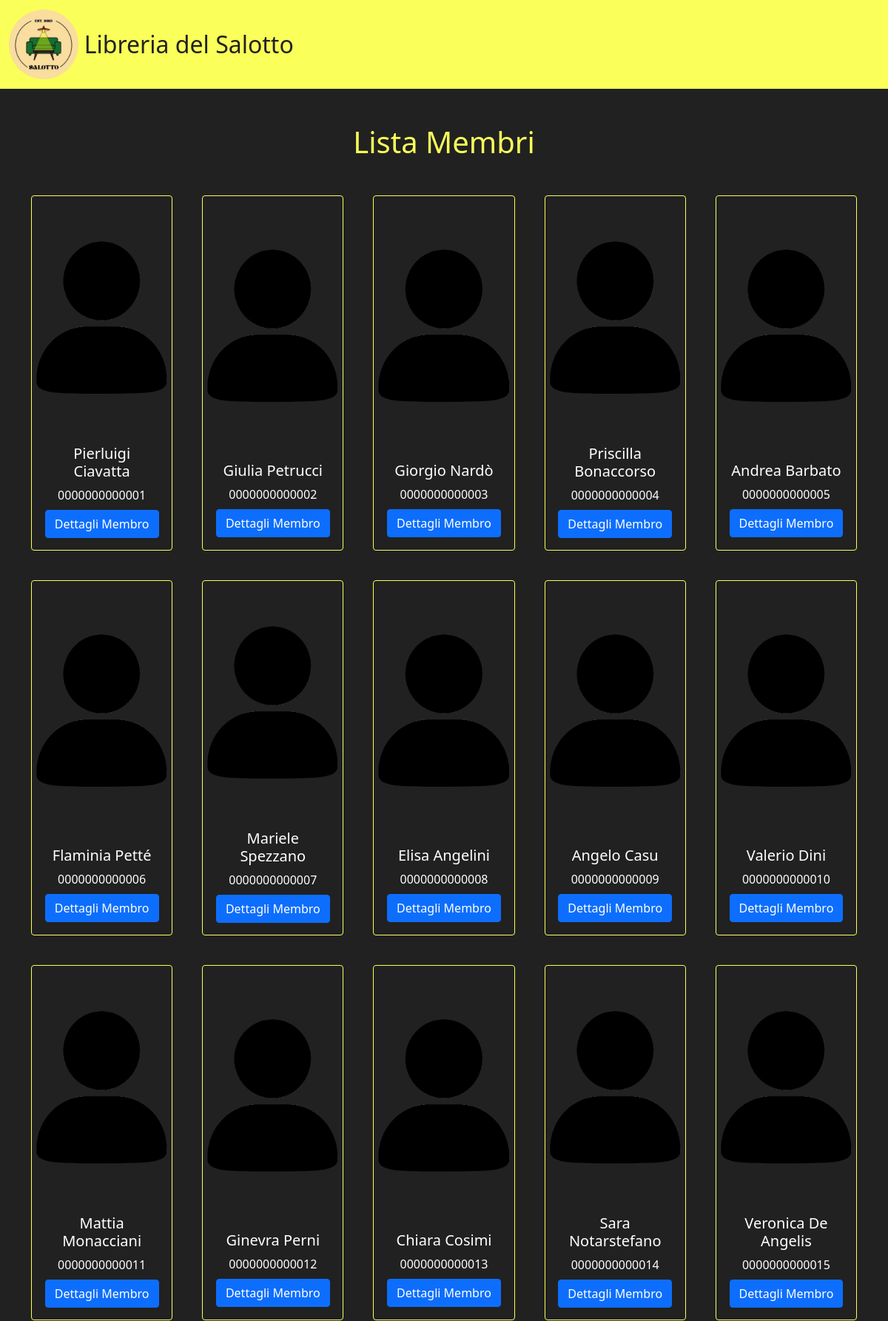
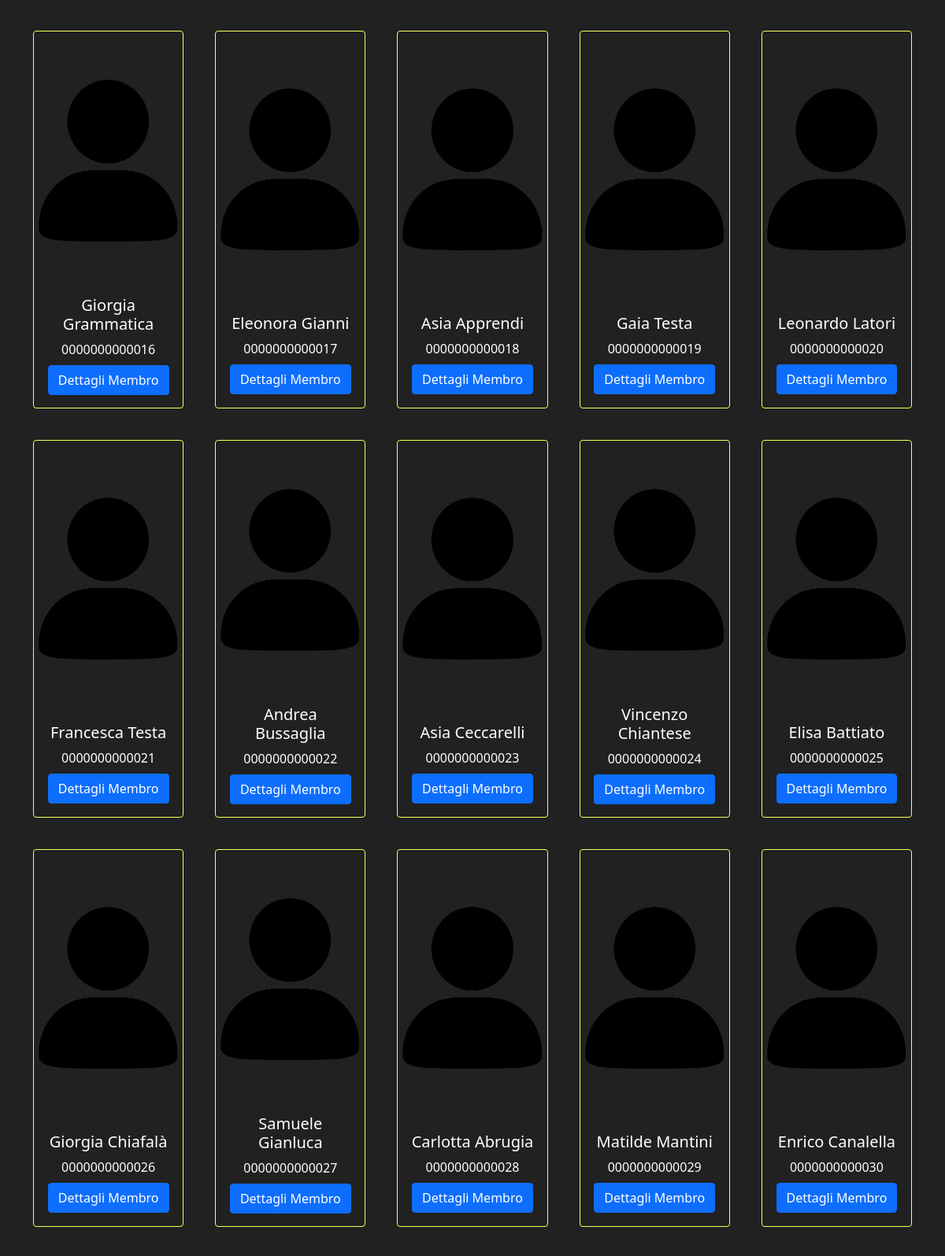
The page /libreria/list-members (upper part) on the database its author committed (2 pictures, top to bottom).
### libreria/models.py (models this page shows, shortened)
class Membro(models.Model):
    member_id = models.CharField(max_length=13, primary_key=True)
    name = models.CharField(max_length=40)

### libreria/views.py (the view)
# urls.py: path('list-members', views.lista_membri, name='lista_membri'),                  # List member page
def lista_membri(request):
    libri = Libro.objects.all()
    membri = Membro.objects.all()
    context = {'libri':libri, 'membri':membri}
    return render(request, 'libreria/list-members.html', context)

### libreria/templates/libreria/list-members.html (shortened to what this page needs)
{% extends 'libreria/common.html'%}
{% block content %}
<div class="container my-5 text-center" style="max-width:580px">
        <h1>Lista Membri</h1>
</div>
<div class="container">
        <div class="row">
            {% for membro in membri %}
            <div class="col-sm">
                <div class="card">
                    {% load static %}
                    <img src="{% static 'libreria/membro.png' %}" class="card-img-top" alt="...">
                    <div class="card-body">
                        <center>
                            <h5 class="card-title">{{ membro.name }}</h5>
                            <p class="card-text">{{ membro.member_id }}</p>
                            <a href="{% url 'member' member_id=membro.member_id %}" class="btn btn-primary">Dettagli Membro</a>
                        </center>
                    </div>
                </div>
            </div>
            {% endfor %}
        </div>
    </div>
{% endblock %}

### libreria/static/libreria/style.css (style rules this page uses)
body { background-color: #212121; color:rgb(255, 255, 255); }
p { margin-bottom:0.5rem; }
.card { border: 1px solid rgb(250, 255, 89); background-color: #212121; height: 30rem; margin-bottom: 1.5rem; display: flex; flex-direction: column; justify-content: space-between; }
.row { display: flex; justify-content: center; gap: 1rem; }
h1 { color:rgb(250, 255, 89); }
.card-img-top { margin-top: 0.5rem; object-fit: contain; height: 70%; width: 100%; }
.card-body { object-fit: contain; }

### rows shown on the page
Membro: name "Pierluigi Ciavatta", member_id "0000000000001"
Membro: name "Giulia Petrucci", member_id "0000000000002"
Membro: name "Giorgio Nardò", member_id "0000000000003"
Membro: name "Priscilla Bonaccorso", member_id "0000000000004"
Membro: name "Andrea Barbato", member_id "0000000000005"
Membro: name "Flaminia Petté", member_id "0000000000006"
Membro: name "Mariele Spezzano", member_id "0000000000007"
Membro: name "Elisa Angelini", member_id "0000000000008"
Membro: name "Angelo Casu", member_id "0000000000009"
Membro: name "Valerio Dini", member_id "0000000000010"
Membro: name "Mattia Monacciani", member_id "0000000000011"
Membro: name "Ginevra Perni", member_id "0000000000012"
Membro: name "Chiara Cosimi", member_id "0000000000013"
Membro: name "Sara Notarstefano", member_id "0000000000014"
Membro: name "Veronica De Angelis", member_id "0000000000015"
Membro: name "Giorgia Grammatica", member_id "0000000000016"
Membro: name "Eleonora Gianni", member_id "0000000000017"
Membro: name "Asia Apprendi", member_id "0000000000018"
Membro: name "Gaia Testa", member_id "0000000000019"
Membro: name "Leonardo Latori", member_id "0000000000020"
Membro: name "Francesca Testa", member_id "0000000000021"
Membro: name "Andrea Bussaglia", member_id "0000000000022"
Membro: name "Asia Ceccarelli", member_id "0000000000023"
Membro: name "Vincenzo Chiantese", member_id "0000000000024"
Membro: name "Elisa Battiato", member_id "0000000000025"
Membro: name "Giorgia Chiafalà", member_id "0000000000026"
Membro: name "Samuele Gianluca", member_id "0000000000027"
Membro: name "Carlotta Abrugia", member_id "0000000000028"
Membro: name "Matilde Mantini", member_id "0000000000029"
Membro: name "Enrico Canalella", member_id "0000000000030"
